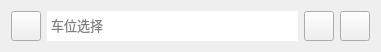
  <widget class="QWidget" name="horizontalLayoutWidget_4">
   <property name="geometry">
    <rect>
     <x>1300</x>
     <y>60</y>
     <width>381</width>
     <height>41</height>
    </rect>
   </property>
   <layout class="QHBoxLayout" name="parking">
    <item>
     <widget class="QPushButton" name="btn_parking">
      <property name="maximumSize">
       <size>
        <width>30</width>
        <height>30</height>
       </size>
      </property>
      <property name="text">
       <string/>
      </property>
      <property name="icon">
       <iconset>
        <normaloff>image/parking.png</normaloff>image/parking.png</iconset>
      </property>
      <property name="autoDefault">
       <bool>false</bool>
      </property>
     </widget>
    </item>
    <item>
     <widget class="QTextBrowser" name="path_parking">
      <property name="maximumSize">
       <size>
        <width>16777215</width>
        <height>30</height>
       </size>
      </property>
      <property name="font">
       <font>
        <family>Microsoft YaHei UI Light</family>
        <pointsize>10</pointsize>
       </font>
      </property>
      <property name="cursor" stdset="0">
       <cursorShape>PointingHandCursor</cursorShape>
      </property>
      <property name="autoFillBackground">
       <bool>false</bool>
      </property>
      <property name="frameShape">
       <enum>QFrame::NoFrame</enum>
      </property>
      <property name="verticalScrollBarPolicy">
       <enum>Qt::ScrollBarAlwaysOff</enum>
      </property>
      <property name="horizontalScrollBarPolicy">
       <enum>Qt::ScrollBarAlwaysOff</enum>
      </property>
      <property name="lineWrapMode">
       <enum>QTextEdit::NoWrap</enum>
      </property>
      <property name="placeholderText">
       <string>车位选择</string>
      </property>
     </widget>
    </item>
    <item>
     <widget class="QPushButton" name="btn_clearParking">
      <property name="minimumSize">
       <size>
        <width>30</width>
        <height>30</height>
       </size>
      </property>
      <property name="maximumSize">
       <size>
        <width>30</width>
        <height>30</height>
       </size>
      </property>
      <property name="text">
       <string/>
      </property>
      <property name="icon">
       <iconset>
        <normaloff>image/clear.png</normaloff>image/clear.png</iconset>
      </property>
     </widget>
    </item>
    <item>
     <widget class="QPushButton" name="btn_saveParking">
      <property name="minimumSize">
       <size>
        <width>30</width>
        <height>30</height>
       </size>
      </property>
      <property name="maximumSize">
       <size>
        <width>30</width>
        <height>30</height>
       </size>
      </property>
      <property name="text">
       <string/>
      </property>
      <property name="icon">
       <iconset>
        <normaloff>image/entryParking.png</normaloff>image/entryParking.png</iconset>
      </property>
     </widget>
    </item>
   </layout>
  </widget>
